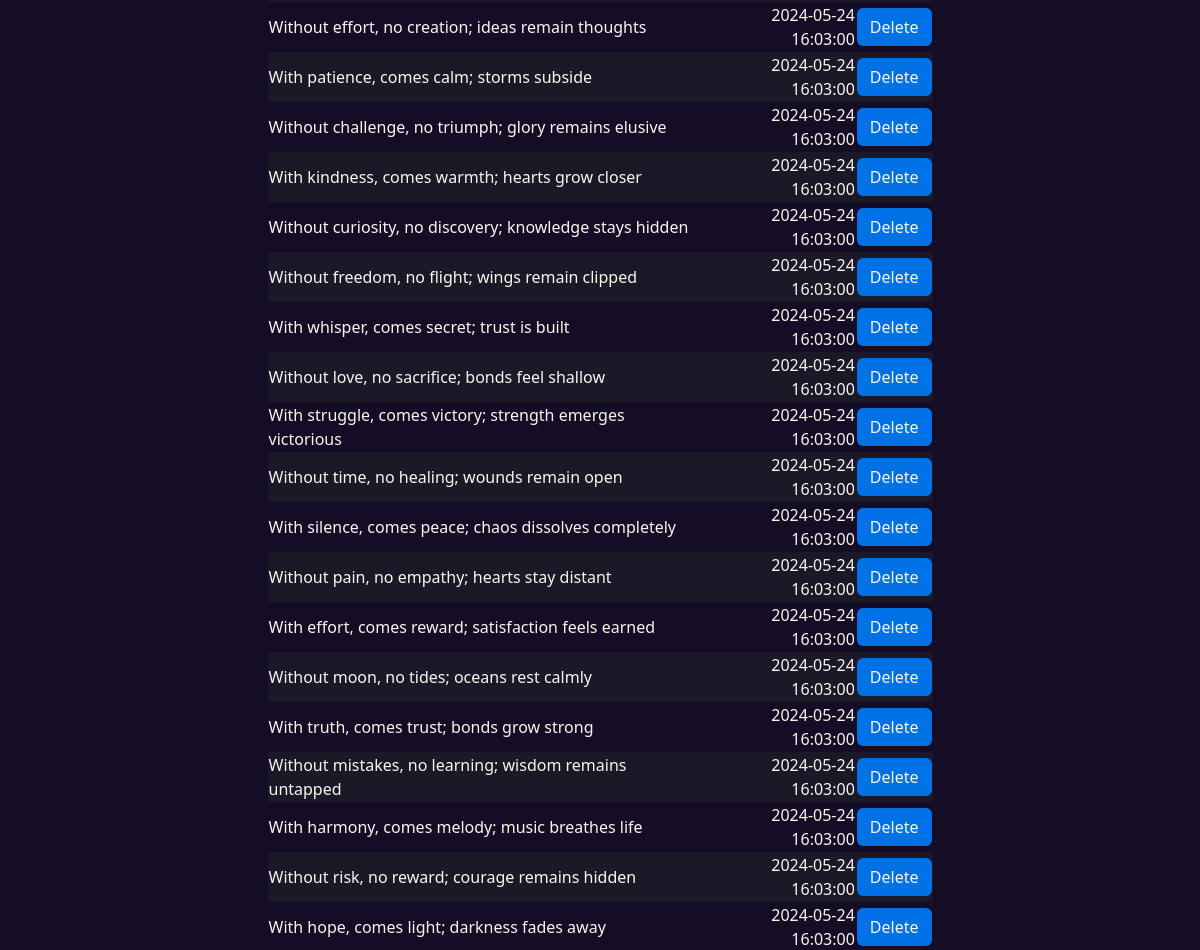
The page /notepad (signed in, middle part) on the database as committed earlier.
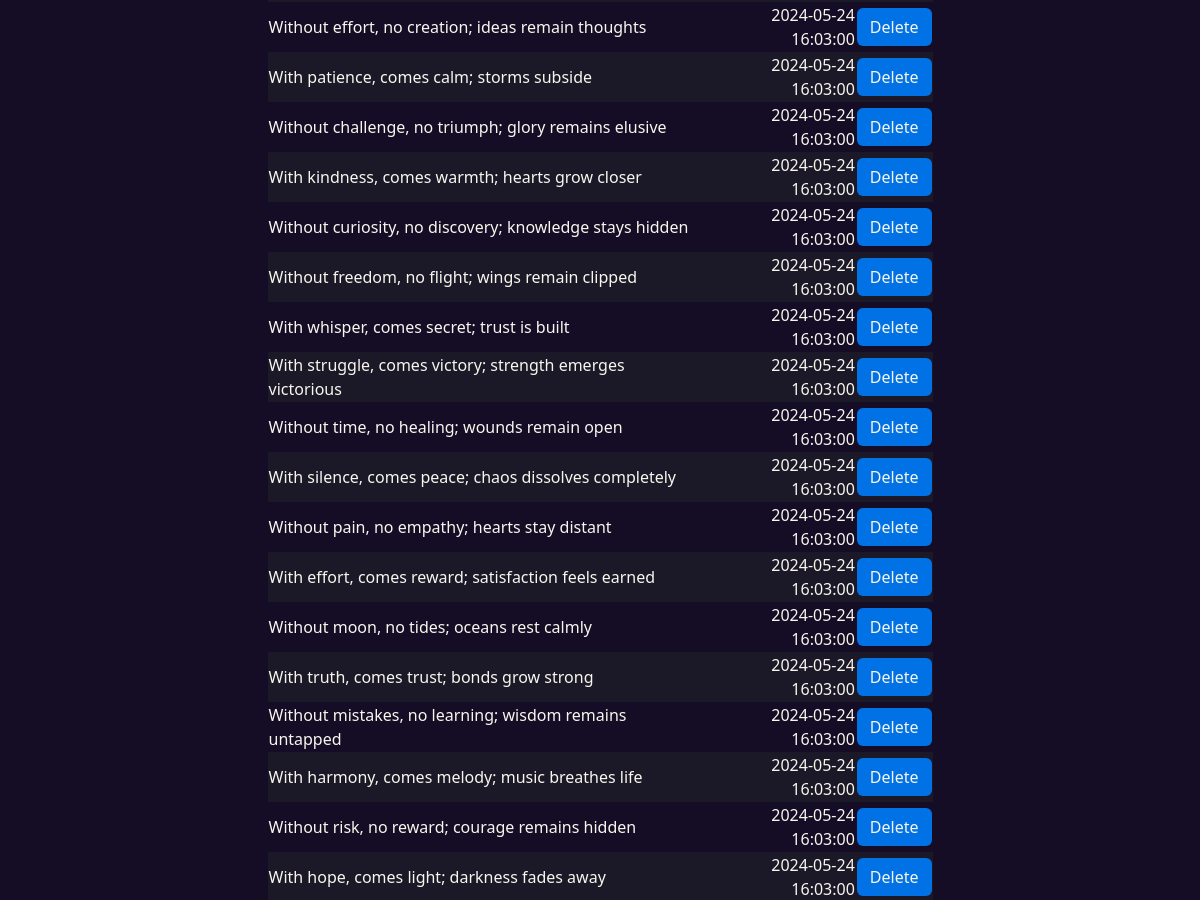
The same page on the database as committed later.
### tables this page shows
CREATE TABLE lines (
id INTEGER PRIMARY KEY AUTOINCREMENT NOT NULL,
user_id INT NOT NULL,
line TEXT NOT NULL,
date DATETIME NOT NULL,
FOREIGN KEY (user_id) REFERENCES users(id)
);

### app.py (the view, shortened to what this page needs)
@app.route("/notepad", methods=["GET", "POST"])
def notepad():
    user_data = db.execute("SELECT id, line, date FROM lines WHERE user_id = ? ORDER BY date", session["user_id"])
    return render_template("notepad.html", user_data=user_data)

### app.py (called while the page is built)
@app.after_request
def after_request(response):
    response.headers["Cache-Control"] = "no-cache, no-store, must-revalidate"
    response.headers["Expires"] = 0
    response.headers["Pragma"] = "no-cache"
    return response

@app.context_processor
def inject_user():
    return dict(username=session.get("username"))

### templates/notepad.html (shortened to what this page needs)
{% extends "layout.html" %}
{% block main %}
    <div class="row justify-content-center">
        <table class="col-7 table-striped mt-3">
            <tbody id="lines-table-body">
                {% for line in user_data %}
                    <tr>
                        <td class="text-start" id="data-color">{{ line.line }}</td>
                        <td class="text-end" id="data-color">{{ line.date }}</td>
                        <td class="text-end" id="data-color">
                            <form action="/notepad" method="post">
                                <button name="delete_line" type="submit" value="{{ line.id }}" class="btn">Delete</button>
                            </form>
                        </td>
                    </tr>
                {% endfor %}
            </tbody>
        </table>
    </div>
{% endblock %}

### templates/layout.html (shortened to what this page needs)
<!DOCTYPE html>
<html lang="en">
    <head>
        <link href="https://cdn.jsdelivr.net/npm/bootstrap@5.3.3/dist/css/bootstrap.min.css" rel="stylesheet">
        <link rel="stylesheet" href="https://cdn.jsdelivr.net/npm/bootstrap-icons@1.11.3/font/bootstrap-icons.min.css">
        <link href="/static/styles.css" rel="stylesheet">
    </head>
    <body>
        <main class="container d-block">
            {% block main %}{% endblock %}
        </main>
    </body>
</html>

### static/styles.css (style rules this page uses)
body { background-color: #150c25; }
.table-striped { background-color: #1b1927; }

Rows that differ between the two databases and show on the page:
removed lines: line "Without love, no sacrifice; bonds feel shallow", date "2024-05-24 16:03:00", {{ line.id }} 77 (drawn)
